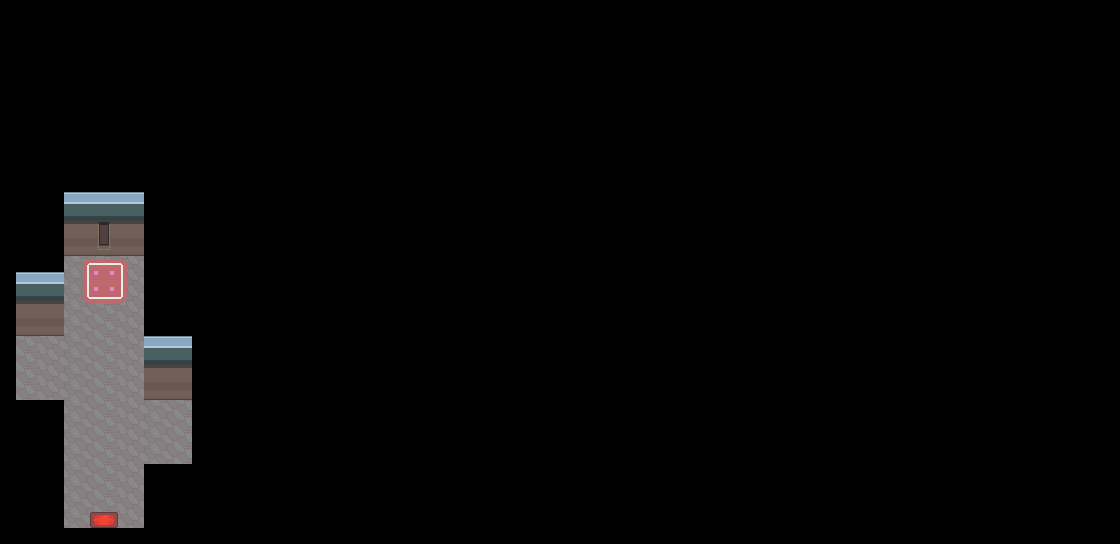

This is a level from a 2D game, rendered from its Tiled map with the project's own tilesets. A one-line summary and the map file follow, with tile-layer data summarised:
An orthogonal 70x34 tile map with 16x16 px tiles, 2 tile layers (Tile Layer 1, Tile Layer 2).

<map version="1.2" tiledversion="1.2.5" orientation="orthogonal" renderorder="right-down" width="70" height="34" tilewidth="16" tileheight="16" infinite="0" nextlayerid="3" nextobjectid="1">
 <tileset firstgid="1" source="../../Tilesets/PU_indoors+.tsx" />
 <layer id="1" name="Tile Layer 1" width="70" height="34">
  <data>[2380 cells, 2380 non-empty, 16 distinct tile ids]</data>
 </layer>
 <layer id="2" name="Tile Layer 2" width="70" height="34">
  <data>[2380 cells, 10 non-empty, 10 distinct tile ids]</data>
 </layer>
</map>
